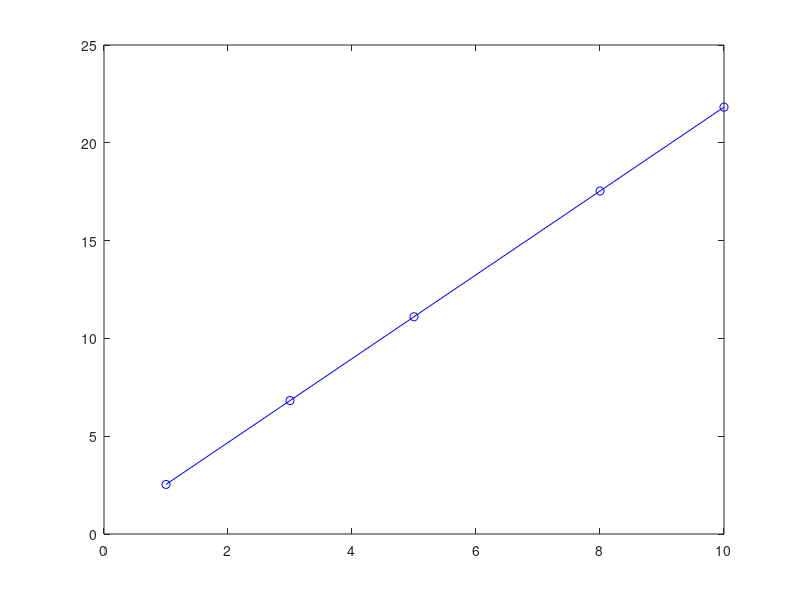

This figure's MATLAB source:
%% Approssimazione ai minimi quadrati - Metodi

clear all;
close all;
clc;

n=5;
x =[1 3 5 8 10]; 
y =[3.00 5.66 11.84 17.67 21.65];

%% 1 - Metodo I: Risoluzione di Ax=b

M =[x', ones(n,1)];
X =M'*M;
b =M'*y';
a =X\b; % risolvo il sistema quadrato

%% 2 - Metodo II: Risoluzione di Ma=y

a = M\y';

%% 3 - Metodo III: Uso della funzione polyfit

a = polyfit(x,y,1);

%% 4 - Rappresentazione grafica

yr =polyval(a,x); % valuto il polinomio (i cui
% coefficienti sono salvati nel vettore a)
% nei punti di ascissa x
plot(x,yr,'b-o');


